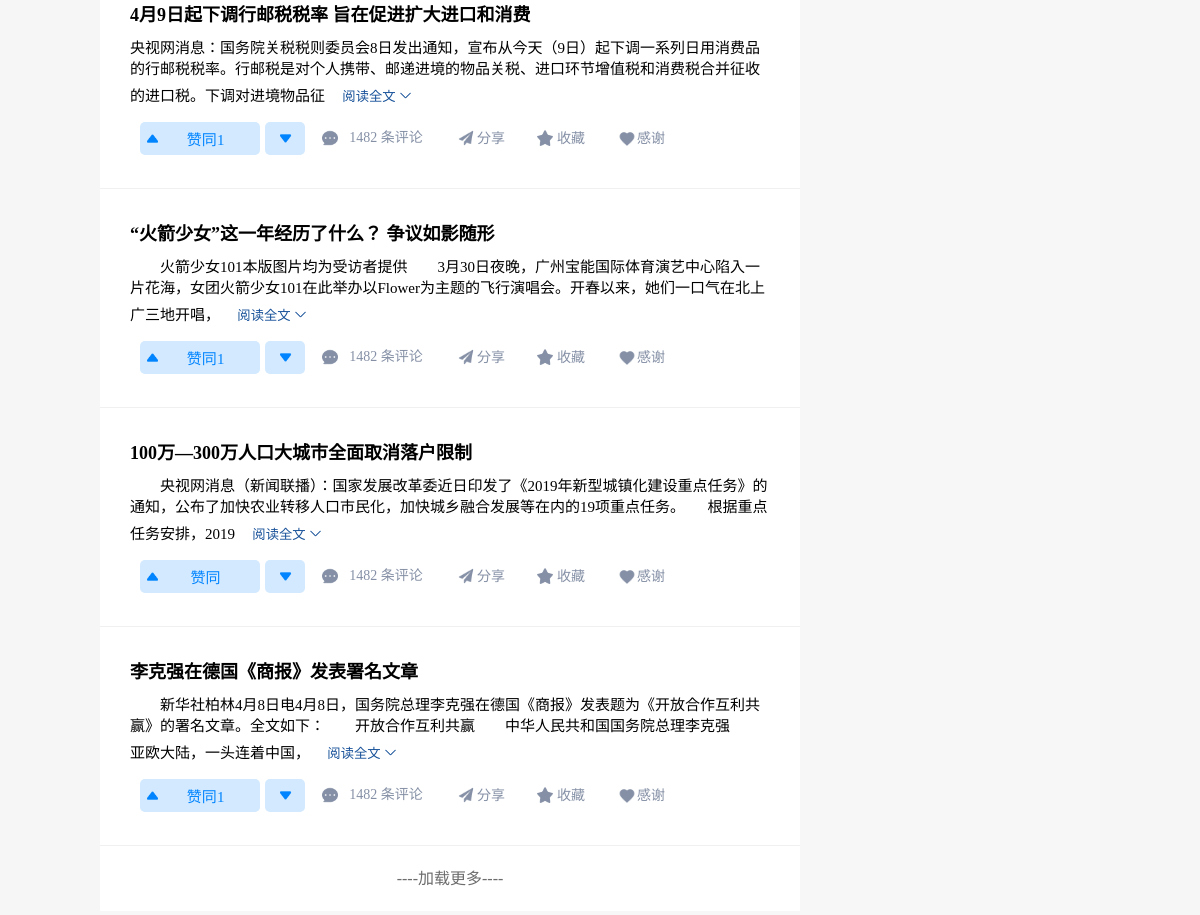
Page /index/ (signed in, lower part) on the earlier database version.
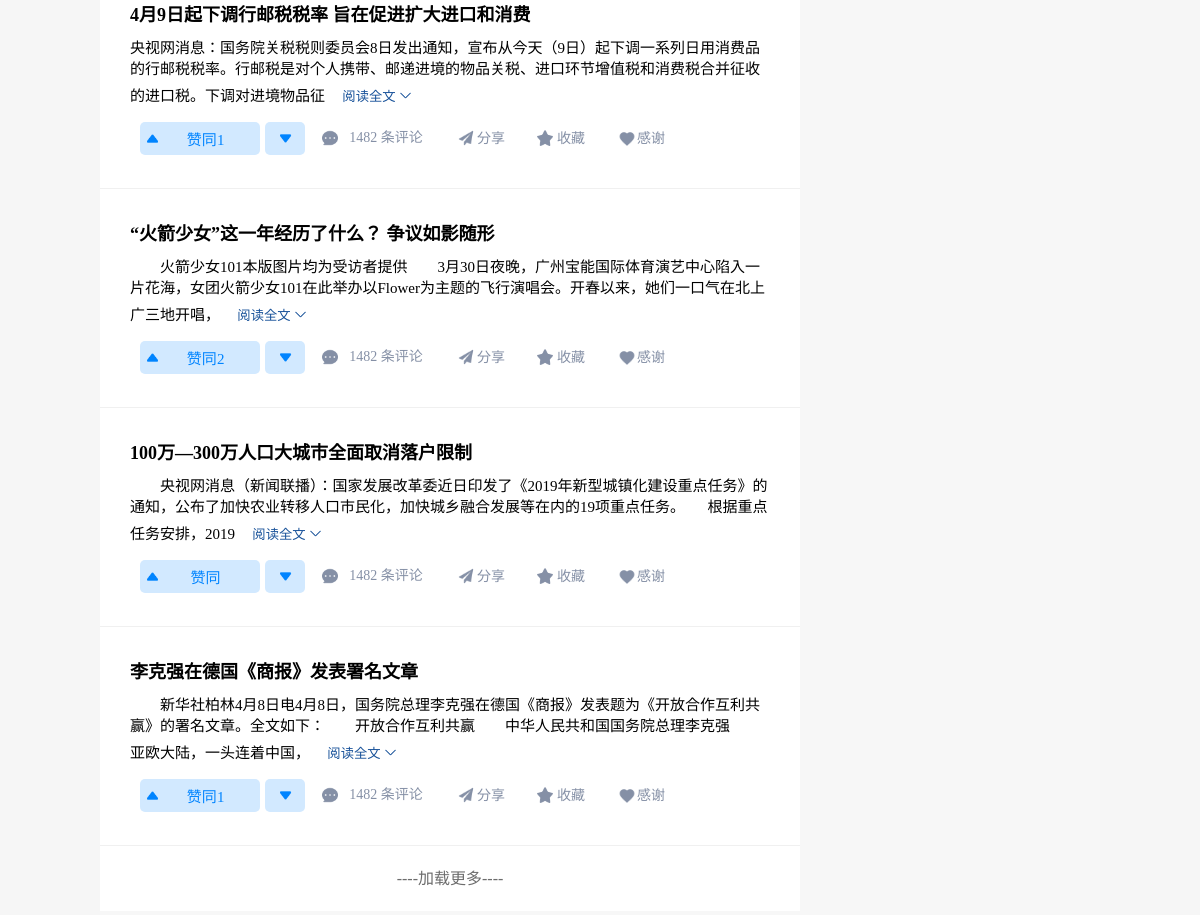
Same page on the later database version.
### y1/models.py (models this page shows, shortened)
class ChildY(models.Model):
    title = models.CharField(max_length=20)
    info = models.TextField()
    like_num = models.IntegerField(default=0)
    class Meta:
        db_table = 'y'
        verbose_name = '文章'
        verbose_name_plural = '文章'

### y1/views.py (the view)
# urls.py: path('index/', index, name='index'),
def index(request):
        request.session.clear_expired()
        is_login = request.session.get('IS_LOGIN', False)
        if is_login:
            data = ChildY.objects.order_by('?')[:10]
            name = request.session.get('NAME', False)
            pid = ChildUser.objects.get(username=name)
            c1 = ChildLikeNum.objects.get(like_user=name)
            c = c1.pub.all()
            global article_id
            article_id = []
            for i in c:
                article_id.append(i.id)
            return render(request, 'The One Child.html', {'data': data, 'name': name, 'pid': article_id, 'item': pid.childinfo})
        else:
            return redirect('/sign_in')

### templates/The One Child.html (shortened to what this page needs)
{% extends 'nav.html' %}
{% block title %}
<link rel="stylesheet" href="../static/css/TheOneChild.css">
{% endblock %}
{% block content %}
<div class="b">
    <div class="b-one">
        <div class="b-content">
            {% for i in data %}
            <div class='con-info'>
                <a href="#" id="title">{{i.title}}</a>
                <div class='data'>
                    <span id="tInfo">{{i.info | truncatechars_html:98}}</span>
                    <button class='all' onclick='dataInfo(this)'>
                        <span>阅读全文</span>
                        <span></span>
                    </button>
                </div>
                <div class='but'>
                    {% if i.id in pid %}
                        <span>
                            <button class="like-but" onclick="backColor1(event)" value="true" aria-label='已赞同'>
                                <span id="one" onclick="backColor11(event)"></span>&nbsp;&nbsp;&nbsp;已赞同{{ i.like_num }}
                            </button>
                        </span>
                    {% else %}
                        {% if i.like_num == 0 %}
                            <span><button class="but1" onmouseover="this.style.backgroundColor='#c4e1ff'" onmouseout="this.style.backgroundColor='#d2e9ff'" onclick="backColor1(event)" value="false" aria-label='赞同'><span id="one" onclick="backColor11(event)"></span>&nbsp;&nbsp;&nbsp;赞同</button></span>
                        {% else %}
                            <span><button class="but1" onmouseover="this.style.backgroundColor='#c4e1ff'" onmouseout="this.style.backgroundColor='#d2e9ff'" onclick="backColor1(event)" value="false" aria-label='赞同'><span id="one" onclick="backColor11(event)"></span>&nbsp;&nbsp;&nbsp;赞同{{ i.like_num }}</button></span>
                        {% endif %}
                    {% endif %}
                    <button aria-label='反对' onmouseover="this.style.backgroundColor='#c4e1ff'"
                        onmouseout="this.style.backgroundColor='#d2e9ff'" onclick="backColor2(event)"
                        value="false"><span onclick="backColor22(event)"></span></button>
                    <button aria-label='评论'><span></span><span onmouseover="this.style.color='#4f4f4f'"
                            onmouseout="this.style.color='#8590a6'"> 1482 条评论</span></button>
                    <div aria-label='分享'><button><span></span><span onmouseover="this.style.color='#4f4f4f'"
                                onmouseout="this.style.color='#8590a6'">分享</span></button></div>
                    <button aria-label='收藏'><span></span><span onmouseover="this.style.color='#4f4f4f'"
                            onmouseout="this.style.color='#8590a6'">收藏</span></button>
                    <button aria-label='感谢'><span></span><span onmouseover="this.style.color='#4f4f4f'"
                            onmouseout="this.style.color='#8590a6'">感谢</span></button>
                </div>
            </div>
            {% endfor %}
        </div>
        <div class="more">
            <span onclick="moreClick()">----加载更多----</span>
        </div>
    </div>
    <div class="b-two">
    </div>
</div>
{% endblock %}

### templates/nav.html (shortened to what this page needs)
{% load static %}
<!DOCTYPE html>
<html lang="en">
<head>
    {% block title %}{% endblock %}
    <link rel="stylesheet" href="../static/css/nav.css">
</head>
<body>
    {% block content %}
    {% endblock %}
</body>
</html>

### static/css/nav.css (style rules this page uses)
* { box-sizing: border-box; }
html { background-color: #f6f6f6; width: 100%; }
body { width: 100%; margin: 0; }

Differences in the rows shown:
changed ChildY "“火箭少女”这一年经历了什么？ 争议如影随形": like_num "1" → "2"
